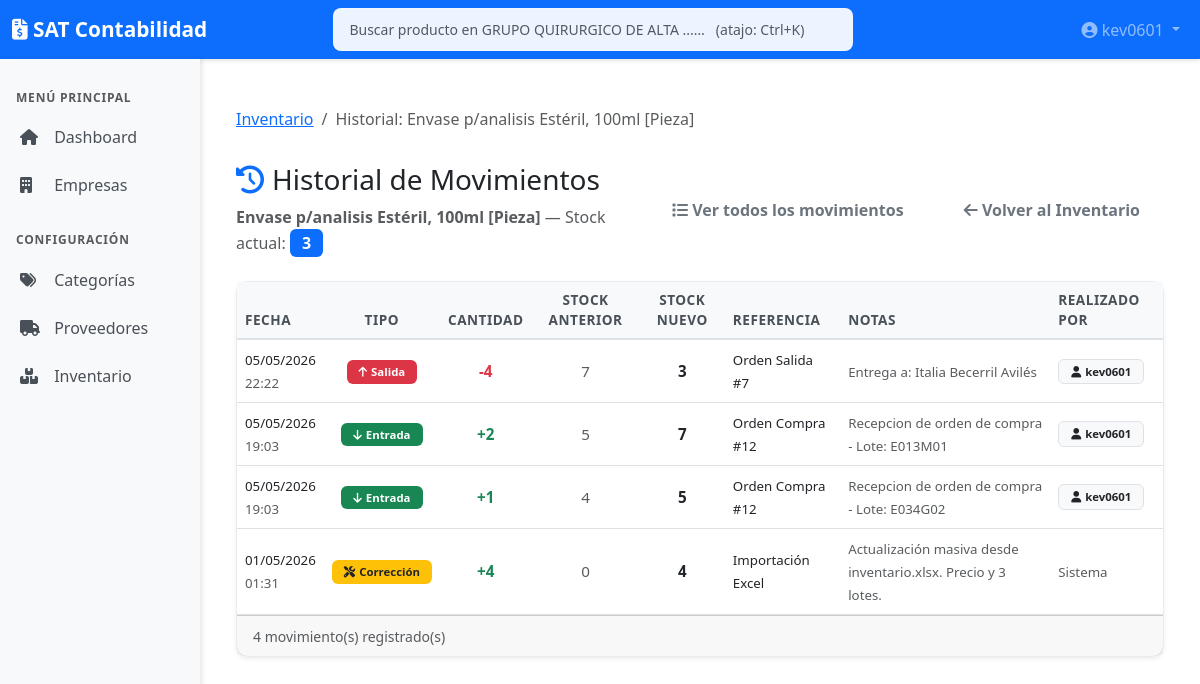
Page /companies/2/inventory/155/history (signed in) on the committed database.
### models.py (models this page shows, shortened)
class Company(db.Model):
    id = db.Column(db.Integer, primary_key=True)
    rfc = db.Column(db.String(13), unique=True, nullable=False)
    name = db.Column(db.String(128), nullable=False)
    postal_code = db.Column(db.String(5), nullable=True) # Código Postal (Lugar Expedición)
    logo_path = db.Column(db.String(512), nullable=True)  # Path to company logo
    fiel_cer_path = db.Column(db.String(256), nullable=True)
    fiel_key_path = db.Column(db.String(256), nullable=True)
    fiel_password_enc = db.Column(db.String(256), nullable=True) # Encrypted password
    created_at = db.Column(db.DateTime, default=datetime.utcnow)

class User(UserMixin, db.Model):
    __tablename__ = 'user'
    id = db.Column(db.Integer, primary_key=True)
    username = db.Column(db.String(64), unique=True, nullable=False, index=True)
    email = db.Column(db.String(120), unique=True, nullable=True, index=True)
    password_hash = db.Column(db.String(256))  # Larger for modern hash algorithms
    created_at = db.Column(db.DateTime, default=datetime.utcnow)
    last_login = db.Column(db.DateTime, nullable=True)
    is_active = db.Column(db.Boolean, default=True)
    is_admin = db.Column(db.Boolean, default=False)  # Admin can manage users and access all
    company_access = db.relationship('UserCompanyAccess', back_populates='user', cascade='all, delete-orphan')
    def is_inventory_admin_for(self, company_id):
        if self.is_admin:
            return True
        for access in self.company_access:
            if access.company_id == company_id and access.perm_inventory_admin:
                return True
        return False
    def has_any_perm(self, *perm_names):
        if self.is_admin:
            return True
        for access in self.company_access:
            for name in perm_names:
                if getattr(access, f'perm_{name}', False):
                    return True
        return False

class Product(db.Model):
    __tablename__ = 'product'
    id = db.Column(db.Integer, primary_key=True)
    company_id = db.Column(db.Integer, db.ForeignKey('company.id'), nullable=False)
    sku = db.Column(db.String(50), nullable=True)  # Código interno/barras
    name = db.Column(db.String(200), nullable=False)
    description = db.Column(db.Text)
    cost_price = db.Column(db.Float, default=0.0)  # Costo real (para valuación inventario)
    selling_price = db.Column(db.Float, default=0.0)  # Precio venta manual (override)
    profit_margin = db.Column(db.Float, default=0.0)  # Porcentaje de ganancia individual
    current_stock = db.Column(db.Integer, default=0)
    min_stock_level = db.Column(db.Integer, default=0)
    laboratory_id = db.Column(db.Integer, db.ForeignKey('laboratory.id'), nullable=True)
    preferred_supplier_id = db.Column(db.Integer, db.ForeignKey('supplier.id'), nullable=True)
    category_id = db.Column(db.Integer, db.ForeignKey('product_category.id'), nullable=True)
    packaging_type = db.Column(db.String(50), nullable=True)  # Caja, Paquete, Kit, Blister, etc.
    units_per_package = db.Column(db.Integer, default=1)  # Piezas por empaque
    sell_by = db.Column(db.String(10), default='UNIDAD')  # UNIDAD o PAQUETE
    active = db.Column(db.Boolean, default=True)
    created_at = db.Column(db.DateTime, default=datetime.utcnow)
    sanitary_registration = db.Column(db.String(100), nullable=True)  # Registro Sanitario
    is_controlled = db.Column(db.Boolean, default=False)  # Si es medicamento controlado (Fracción I, II, III)
    active_ingredient = db.Column(db.String(200), nullable=True)  # Principio activo
    presentation = db.Column(db.String(100), nullable=True)  # Presentación (e.g., Tabletas, Jarabe)
    therapeutic_group = db.Column(db.String(100), nullable=True)  # Grupo Terapéutico
    unit_measure = db.Column(db.String(20), default='PZA')  # PZA, CAJA, etc.
    company = db.relationship('Company', backref=db.backref('products', lazy=True))
    laboratory = db.relationship('Laboratory', backref=db.backref('products', lazy=True))
    preferred_supplier = db.relationship('Supplier', backref=db.backref('preferred_products', lazy=True))
    category = db.relationship('ProductCategory', backref=db.backref('products', lazy=True))

class InventoryTransaction(db.Model):
    __tablename__ = 'inventory_transaction'
    id = db.Column(db.Integer, primary_key=True)
    product_id = db.Column(db.Integer, db.ForeignKey('product.id'), nullable=False)
    batch_id = db.Column(db.Integer, db.ForeignKey('product_batch.id'), nullable=True) # Link to specific batch
    type = db.Column(db.String(20), nullable=False) # 'IN', 'OUT', 'ADJUSTMENT'
    quantity = db.Column(db.Integer, nullable=False) # Cantidad movida (positiva o negativa según lógica, aqui guardamos valor absoluto y el tipo define)
    previous_stock = db.Column(db.Integer, nullable=False)
    new_stock = db.Column(db.Integer, nullable=False)
    date = db.Column(db.DateTime, default=datetime.utcnow)
    reference = db.Column(db.String(100)) # ID Factura, Orden, etc.
    notes = db.Column(db.Text)
    created_by_id = db.Column(db.Integer, db.ForeignKey('user.id'), nullable=True)
    doctor_name = db.Column(db.String(150), nullable=True)
    doctor_license = db.Column(db.String(50), nullable=True) # Cédula Profesional
    patient_name = db.Column(db.String(150), nullable=True)
    product = db.relationship('Product', backref=db.backref('transactions', lazy=True, order_by='InventoryTransaction.date.desc()'))
    batch = db.relationship('ProductBatch', backref=db.backref('transactions', lazy=True))
    created_by = db.relationship('User', foreign_keys=[created_by_id], backref=db.backref('inventory_transactions', lazy=True))

### app.py (the view)
    @app.route('/companies/<int:company_id>/inventory/<int:product_id>/history')
    @inventory_admin_required
    def product_history(company_id, product_id):
        company = Company.query.get_or_404(company_id)
        product = Product.query.get_or_404(product_id)
        if product.company_id != company_id:
            return redirect(url_for('inventory_list', company_id=company_id))
        transactions = InventoryTransaction.query.filter_by(
            product_id=product_id
        ).order_by(InventoryTransaction.date.desc()).all()
        return render_template('inventory/history.html', company=company, product=product, transactions=transactions)

### templates/inventory/history.html (shortened to what this page needs)
{% extends "base.html" %}
{% block content %}
<div class="container-fluid mt-4">
    <div class="row mb-3">
        <div class="col">
            <nav aria-label="breadcrumb">
                <ol class="breadcrumb">
                    <li class="breadcrumb-item">
                        <a href="{{ url_for('inventory_list', company_id=company.id) }}">Inventario</a>
                    </li>
                    <li class="breadcrumb-item active">Historial: {{ product.name }}</li>
                </ol>
            </nav>
        </div>
    </div>
    <div class="row mb-4 align-items-center">
        <div class="col">
            <h3><i class="fas fa-history text-primary me-2"></i>Historial de Movimientos</h3>
            <p class="text-muted mb-0">
                <strong>{{ product.name }}</strong>
                &mdash; Stock actual:
                <span class="badge bg-primary fs-6">{{ product.current_stock }}</span>
            </p>
        </div>
        <div class="col-auto">
            <a href="{{ url_for('inventory_movements', company_id=company.id, product_id=product.id) }}"
               class="btn btn-outline-secondary me-2">
                <i class="fas fa-list"></i> Ver todos los movimientos
            </a>
            <a href="{{ url_for('inventory_list', company_id=company.id) }}" class="btn btn-outline-secondary">
                <i class="fas fa-arrow-left"></i> Volver al Inventario
            </a>
        </div>
    </div>
    <div class="card shadow-sm">
        <div class="card-body p-0">
            <div class="table-responsive">
                <table class="table table-hover align-middle mb-0">
                    <thead class="table-dark">
                        <tr>
                            <th>Fecha</th>
                            <th class="text-center">Tipo</th>
                            <th class="text-center">Cantidad</th>
                            <th class="text-center">Stock Anterior</th>
                            <th class="text-center">Stock Nuevo</th>
                            <th>Referencia</th>
                            <th>Notas</th>
                            <th>Realizado por</th>
                        </tr>
                    </thead>
                    <tbody>
                        {% for tx in transactions %}
                        <tr>
                            <td class="text-nowrap">
                                <small>{{ tx.date.strftime('%d/%m/%Y') }}</small><br>
                                <small class="text-muted">{{ tx.date.strftime('%H:%M') }}</small>
                            </td>
                            <td class="text-center">
                                {% if tx.type == 'IN' %}
                                <span class="badge bg-success"><i class="fas fa-arrow-down me-1"></i>Entrada</span>
                                {% elif tx.type == 'OUT' %}
                                <span class="badge bg-danger"><i class="fas fa-arrow-up me-1"></i>Salida</span>
                                {% else %}
                                <span class="badge bg-warning text-dark"><i class="fas fa-tools me-1"></i>Corrección</span>
                                {% endif %}
                            </td>
                            <td class="text-center fw-bold">
                                {% if tx.type == 'IN' %}
                                <span class="text-success">+{{ tx.quantity }}</span>
                                {% elif tx.type == 'OUT' %}
                                <span class="text-danger">-{{ tx.quantity }}</span>
                                {% else %}
                                {% set diff = tx.new_stock - tx.previous_stock %}
                                <span class="{{ 'text-success' if diff >= 0 else 'text-danger' }}">
                                    {{ '+' if diff >= 0 else '' }}{{ diff }}
                                </span>
                                {% endif %}
                            </td>
                            <td class="text-center text-muted">{{ tx.previous_stock }}</td>
                            <td class="text-center">
                                <strong>{{ tx.new_stock }}</strong>
                            </td>
                            <td>
                                <small>{{ tx.reference or '--' }}</small>
                            </td>
                            <td>
                                <small class="text-muted">{{ tx.notes or '--' }}</small>
                            </td>
                            <td>
                                {% if tx.created_by %}
                                <span class="badge bg-light text-dark border">
                                    <i class="fas fa-user me-1"></i>{{ tx.created_by.username }}
                                </span>
                                {% else %}
                                <small class="text-muted">Sistema</small>
                                {% endif %}
                            </td>
                        </tr>
                        {% endfor %}
                    </tbody>
                </table>
            </div>
        </div>
        {% if transactions %}
        <div class="card-footer text-muted">
            <small>{{ transactions|length }} movimiento(s) registrado(s)</small>
        </div>
        {% endif %}
    </div>
</div>
{% endblock %}

### templates/base.html (shortened to what this page needs)
<!DOCTYPE html>
<html lang="es">
<head>
    <link href="https://cdn.jsdelivr.net/npm/bootstrap@5.3.0/dist/css/bootstrap.min.css" rel="stylesheet">
    <link rel="stylesheet" href="https://cdnjs.cloudflare.com/ajax/libs/font-awesome/6.4.0/css/all.min.css">
    <link href="https://cdn.jsdelivr.net/npm/tom-select@2.3.1/dist/css/tom-select.bootstrap5.min.css" rel="stylesheet">
    <link rel="stylesheet" href="{{ url_for('static', filename='css/main.css') }}">
</head>
<body>
    <nav class="navbar navbar-expand-lg navbar-dark bg-primary">
        <div class="container-fluid">
            <a class="navbar-brand" href="/">
                <i class="fas fa-file-invoice-dollar"></i> SAT Contabilidad
            </a>
            <div class="collapse navbar-collapse" id="navbarNav">
                {% set _navbar_company = company or selected_company %}
                {% if _navbar_company and current_user.is_authenticated %}
                <div class="navbar-search-wrap mx-auto position-relative" style="min-width:280px; max-width:520px; flex:1;">
                    <input type="search" id="globalProductSearch"
                           class="form-control form-control-sm"
                           placeholder="Buscar producto en {{ _navbar_company.name|truncate(28, true) }}…   (atajo: Ctrl+K)"
                           autocomplete="off"
                           aria-label="Búsqueda global de productos"
                           data-company-id="{{ _navbar_company.id }}"
                           data-search-url="{{ url_for('api_global_product_search', company_id=_navbar_company.id) }}">
                </div>
                {% endif %}
                <ul class="navbar-nav ms-auto">
                    <li class="nav-item dropdown">
                        <a class="nav-link dropdown-toggle" href="#" id="navbarDropdown" role="button"
                            data-bs-toggle="dropdown" aria-expanded="false">
                            <i class="fas fa-user-circle"></i> {{ current_user.username }}
                        </a>
                    </li>
                </ul>
            </div>
        </div>
    </nav>
    <div class="container-fluid">
        <div class="row">
            <nav class="col-md-2 d-md-block bg-light sidebar vh-100 position-sticky top-0">
                <div class="position-sticky pt-3">
                    {% set nav_is_admin = current_user.is_authenticated and current_user.is_admin %}
                    <h6 class="sidebar-heading px-3 text-muted">
                        MENÚ PRINCIPAL
                    </h6>
                    <ul class="nav flex-column">
                        <li class="nav-item">
                            <a class="nav-link" href="/">
                                <i class="fas fa-home"></i> Dashboard
                            </a>
                        </li>
                        {% if nav_is_admin or current_user.company_access %}
                        <li class="nav-item">
                            <a class="nav-link" href="/companies">
                                <i class="fas fa-building"></i> Empresas
                            </a>
                        </li>
                        {% endif %}
                    </ul>
                    {% if has_any_perm('inventory', 'inventory_admin') %}
                    <h6 class="sidebar-heading px-3 mt-4 text-muted">
                        CONFIGURACIÓN
                    </h6>
                    <ul class="nav flex-column">
                        <li class="nav-item">
                            <a class="nav-link" href="/categories">
                                <i class="fas fa-tags"></i> Categorías
                            </a>
                        </li>
                        <li class="nav-item">
                            <a class="nav-link" href="/suppliers">
                                <i class="fas fa-truck"></i> Proveedores
                            </a>
                        </li>
                        <li class="nav-item">
                            <a class="nav-link" href="/inventory">
                                <i class="fas fa-boxes"></i> Inventario
                            </a>
                        </li>
                    </ul>
                    {% endif %}
                </div>
            </nav>
            <main class="col-md-10 ms-sm-auto px-md-4">
                <div class="py-4">
                    {% block content %}{% endblock %}
                </div>
            </main>
        </div>
    </div>
</body>
</html>

### rows in the picture
User: username "kev0601"
Product: name "Envase p/analisis Estéril, 100ml [Pieza]", current_stock "3"
InventoryTransaction: date "05/05/2026", date "22:22", type "OUT" (drawn), quantity "4", previous_stock "7", new_stock "3", reference "Orden Salida #7", notes "Entrega a: Italia Becerril Avilés", created_by.username "kev0601"
InventoryTransaction: date "05/05/2026", date "19:03", type "IN" (drawn), quantity "2", previous_stock "5", new_stock "7", reference "Orden Compra #12", notes "Recepcion de orden de compra - Lote: E013M01", created_by.username "kev0601"
InventoryTransaction: date "05/05/2026", date "19:03", type "IN" (drawn), quantity "1", previous_stock "4", new_stock "5", reference "Orden Compra #12", notes "Recepcion de orden de compra - Lote: E034G02", created_by.username "kev0601"
InventoryTransaction: date "01/05/2026", date "01:31", type "ADJUSTMENT" (drawn), value "+", diff "4", previous_stock "0", new_stock "4", reference "Importación Excel", notes "Actualización masiva desde inventario.xlsx. Precio y 3 lotes.", shows "Sistema"

### other values in the picture
{{ transactions|length }} "4"
